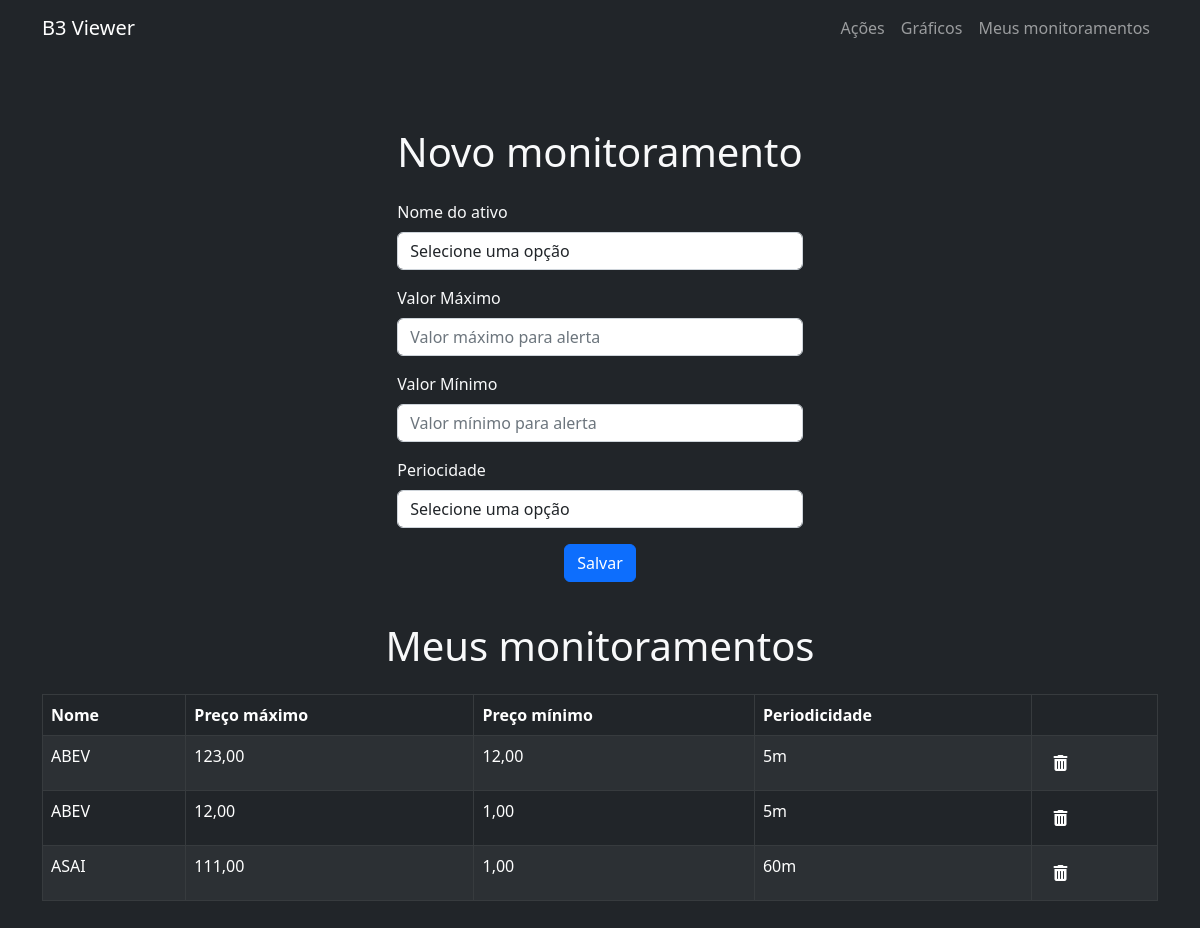
The page /user-stocks/ (signed in) on the database as committed earlier.
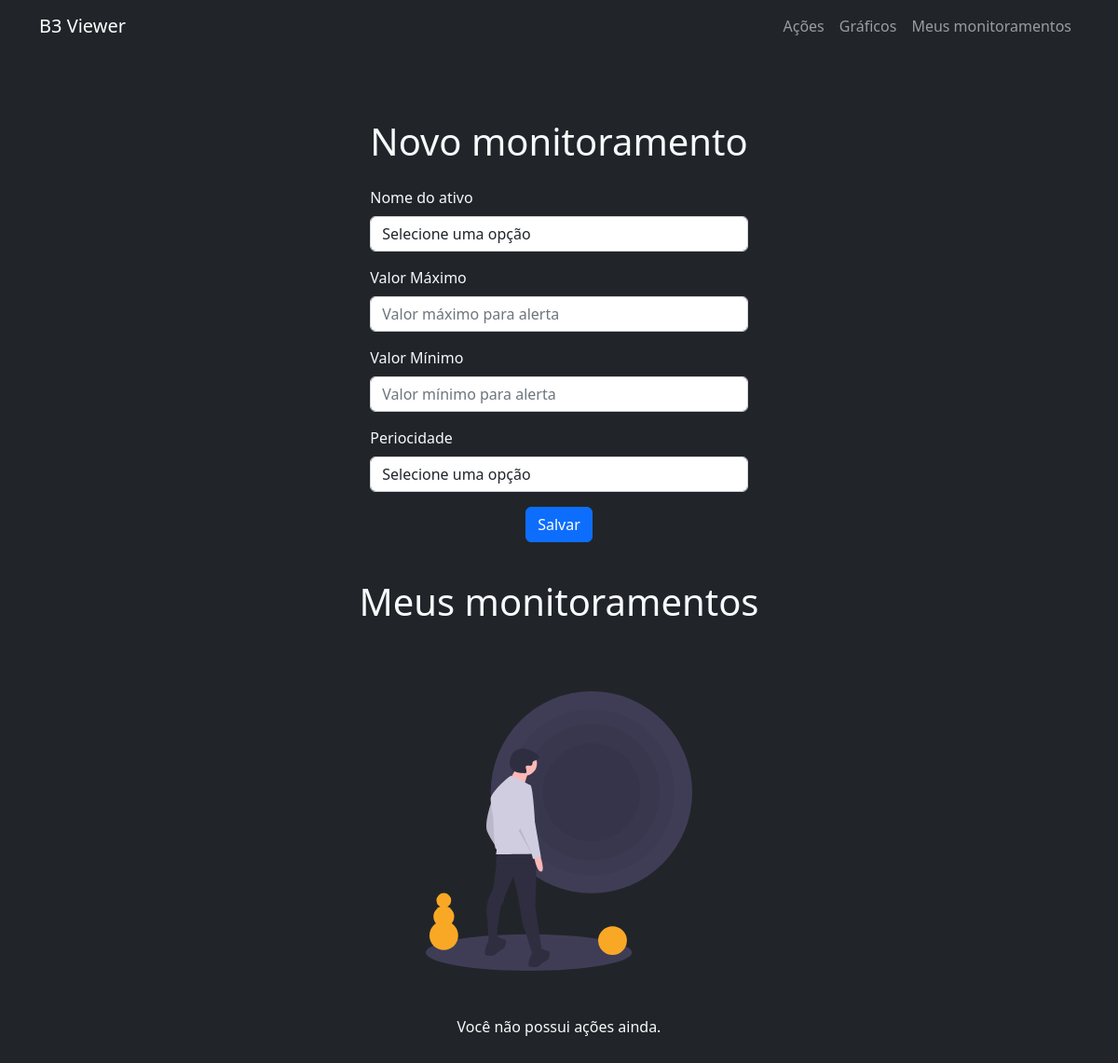
The same page on the database as committed later.
### web/models.py (models this page shows)
class UserStock(models.Model):
    user = models.ForeignKey(User, on_delete=models.CASCADE)
    symbol = models.CharField(max_length=7)
    max_price = models.DecimalField(max_digits=10, decimal_places=2)
    min_price = models.DecimalField(max_digits=10, decimal_places=2)
    periodicity = models.CharField(max_length=20)

### web/views/user_stocks.py (the view, shortened to what this page needs)
# urls.py: path('user-stocks/', HomeView.as_view(), name='user-stocks'),
@method_decorator(login_required, name='dispatch')
class HomeView(View):
    template_name = 'user_stocks/index.html'
    def dispatch(self, request, *args, **kwargs):
        return super().dispatch(request, *args, **kwargs)
    def get(self, request):
        user_stocks = UserStock.objects.filter(user=request.user)
        stocks = Stock.objects.values_list('symbol', flat=True).distinct()
        times = ['1m', '5m', '15m', "30m", "60m"]
        context = {
            "times": times,
            "stocks": stocks,
            "user_stocks": user_stocks
        }
        return render(request, self.template_name, context)

### web/templates/user_stocks/index.html (shortened to what this page needs)
{% extends "main.html" %}{% load static %} {% block content %}
<div
  class="container mx-auto container-fluid bg-dark text-light py-5 min-vh-100"
>
  <div class="container-fluid d-flex justify-content-center align-items-center">
    <div class="p-4" style="max-width: 900px">
      <h1 class="mb-4">Novo monitoramento</h1>
      <form method="post" action="/user-stocks/">
        <div class="mb-3">
          <label for="stocks" class="form-label">Nome do ativo</label>
          <select
            id="stocks"
            name="stocks"
            class="form-control form-select2"
            required
          >
            <option value="">Selecione uma opção</option>
          </select>
        </div>
        <div class="mb-3">
          <label for="max_value" class="form-label">Valor Máximo</label>
          <input
            type="number"
            step="0.01"
            id="max_value"
            name="max_value"
            class="form-control"
            placeholder="Valor máximo para alerta"
            style="-moz-appearance: textfield"
            required
          />
        </div>
        <div class="mb-3">
          <label for="min_value" class="form-label">Valor Mínimo</label>
          <input
            type="number"
            step="0.01"
            id="min_value"
            name="min_value"
            class="form-control"
            placeholder="Valor mínimo para alerta"
            style="-moz-appearance: textfield"
            required
          />
        </div>
        <div class="mb-3">
          <label for="time" class="form-label">Periocidade</label>
          <select
            id="time"
            name="time"
            class="form-control form-select2"
            required
          >
            <option value="">Selecione uma opção</option>
          </select>
        </div>
        <div class="d-flex justify-content-center">
          <button type="submit" class="btn btn-primary">Salvar</button>
        </div>
      </form>
    </div>
  </div>
  <div
    class="d-flex align-items-center justify-content-center flex-column mt-3"
  >
    <h1 class="text-center mb-4">Meus monitoramentos</h1>
    {% if user_stocks %}
    <table class="table table-dark table-striped table-bordered">
      <thead>
        <tr>
          <th>Nome</th>
          <th>Preço máximo</th>
          <th>Preço mínimo</th>
          <th>Periodicidade</th>
          <th></th>
        </tr>
      </thead>
      <tbody>
        {% for stock in user_stocks %}
        <tr>
          <td>{{ stock.symbol }}</td>
          <td>{{ stock.max_price }}</td>
          <td>{{ stock.min_price }}</td>
          <td>{{ stock.periodicity }}</td>
          <td>
            <button class="delete-button btn btn-link" data-id="{{ stock.id }}">
              <i class="fas fa-trash-alt text-white"></i>
            </button>
          </td>
        </tr>
        {% endfor %}
      </tbody>
    </table>
    {% else %}
    <img
      src="{% static 'img/empty_stocks.svg' %}"
      alt="Imagem"
      class="img-fluid mb-5 mt-5 mx-auto"
      style="max-width: 100%; max-height: 300px"
    />
    <p class="text-center mb-4">Você não possui ações ainda.</p>
    {% endif %}
  </div>
</div>
{% endblock %}

### web/templates/main.html (shortened to what this page needs)
{% load static %}
<!DOCTYPE html>
<html lang="pt-br">
  <head>
    <link rel="stylesheet" href="{% static 'fa/css/all.min.css' %}" />
    <link
      href="https://cdn.jsdelivr.net/npm/bootstrap@5.2.3/dist/css/bootstrap.min.css"
      rel="stylesheet"
    />
  </head>
  <body>
    {% include 'navbar.html' %}
    <section class="bg-dark">{% block content %} {% endblock %}</section>
  </body>
</html>

### web/templates/navbar.html (shortened to what this page needs)
<nav class="navbar navbar-expand-lg navbar-dark bg-dark">
  <div class="container container-fluid mx-auto">
    <a class="navbar-brand" href="/">B3 Viewer</a>
    <div class="collapse navbar-collapse" id="navbarNav">
      <ul class="navbar-nav ms-auto">
        <li class="nav-item">
          <a class="nav-link" href="/">Ações</a>
        </li>
        <li class="nav-item">
          <a class="nav-link" href="/stock-chart">Gráficos</a>
        </li>
        {% if user.is_authenticated %}
        <li class="nav-item">
          <a class="nav-link" href="/user-stocks">Meus monitoramentos</a>
        </li>
        {% else %}
        <li class="nav-item">
          <a class="nav-link" href="/accounts/login">Entrar</a>
        </li>
        {% endif %}
      </ul>
    </div>
  </div>
</nav>

Rows that differ between the two databases and show on the page:
removed UserStock: symbol "ABEV", max_price "123,00", min_price "12,00", periodicity "5m"
removed UserStock: symbol "ABEV", max_price "12,00", min_price "1,00", periodicity "5m"
removed UserStock: symbol "ASAI", max_price "111,00", min_price "1,00", periodicity "60m"
Other text that changed with them:
text no longer shown: "Nome Preço máximo Preço mínimo Periodicidade"
text now shown: "Você não possui ações ainda."
